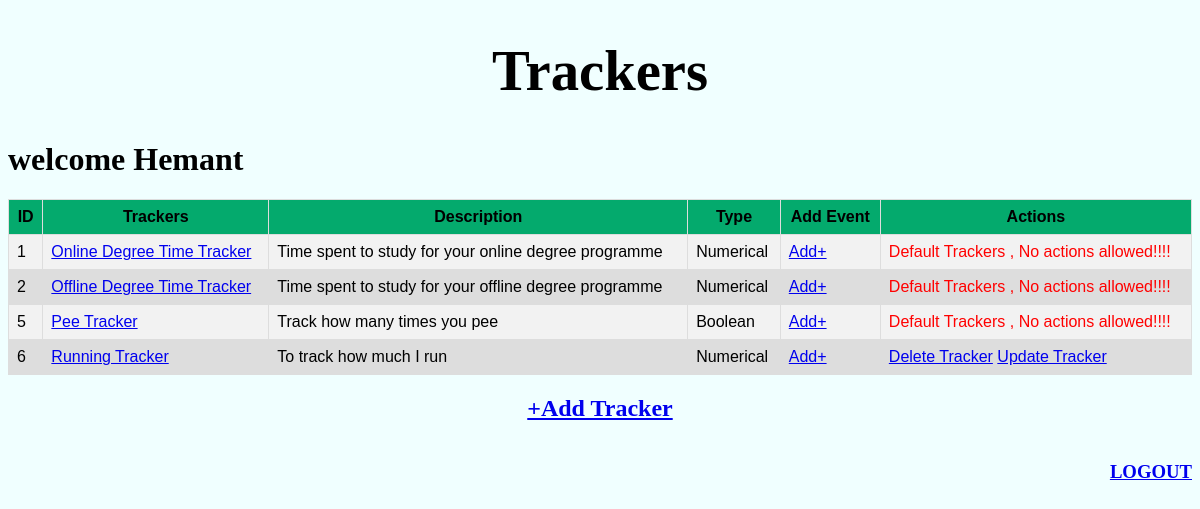
/dashboard/Hemant, run on the app's committed database.
### app.py (models this page shows)
class Username(db.Model):
    __tablename__ = "username"
    id = db.Column(db.Integer, primary_key=True, autoincrement = True)
    username = db.Column(db.String, nullable=False, unique=True)

class Tracker(db.Model):
    __tablename__ = 'trackers'
    id = db.Column(db.Integer, primary_key=True, autoincrement = True)
    Name = db.Column(db.String, nullable=False)
    Description = db.Column(db.String, nullable=False)
    Type = db.Column(db.String, nullable=False)
    username = db.Column(db.String, nullable = False)

### app.py (the view)
@app.route('/dashboard/<username>', methods=['GET', 'POST'])
def dash(username):
    user = Username.query.filter(Username.username == username).first()
    trackers = Tracker.query.all()
    det = Details.query.all()
    return render_template('dashboard.html', trackers = trackers, name = user, det=det)

### templates/dashboard.html (shortened to what this page needs)
<!DOCTYPE html>
<html lang="en">
<head>
</head>
<body style="background-color:azure">
    <div class="head">
        <h1>Trackers</h1>
    </div>
    <h1>welcome {{ name.username }}</h1>
    <table class = "trackers">
        <tr style="background-color: #04AA6D;">
            <th style="text-align:center;">ID</th>
            <th style="text-align:center;">Trackers</th>
            <th style="text-align:center;">Description</th>
            <th style="text-align:center;">Type</th>
            <th style="text-align:center;">Add Event</th>
            <th style="text-align:center;">Actions</th>
        </tr>
        {% for data in trackers %}
        {% if data['username'] == 'admin' %}
        <tr>
            <td>{{ data['id'] }}</td>
            <td><a href="/logdetails/{{ name.username }}/{{ data.Name }}">{{ data['Name'] }}</a></td>
            <td>{{ data['Description'] }}</td>
            <td>{{ data['Type'] }}</td>
            <td>
                <a style="text-align:center;" href="/log/{{ name.username }}/{{ data.Name }}">Add+</a>
            </td>
            <td style="color:red">
                Default Trackers , No actions allowed!!!!
            </td>
        </tr>
        {% endif %}
        {% if data['username'] == name['username'] %}
        <tr>
            <td>{{ data['id'] }}</td>
            <td><a href="/logdetails/{{ name.username }}/{{ data.Name }}">{{ data['Name'] }}</a></td>
            <td>{{ data['Description'] }}</td>
            <td>{{ data['Type'] }}</td>
            <td>
                <a style="text-align:center;" href="/log/{{ name.username }}/{{ data.Name }}">Add+</a>
            </td>
            <td>
                <a href="/trackers/{{ name.username }}/delete/{{ data['id'] }}">Delete Tracker</a>
                <a href="/trackers/{{ name.username }}/update/{{ data['id'] }}">Update Tracker</a>
            </td>
        </tr>
        {% endif %}
        {% endfor %}
        </table>
    <h2 style="text-align:center"><a href="/trackers/add/{{ name['username'] }}">+Add Tracker</a></h2>
    <div class="foot">
        <h3><a href = {{url_for('thanks')}} style="float:right;">LOGOUT</a></h3>
    </div>
</body>
</html>

### templates/dashboard.html (style rules this page uses)
.trackers { font-family: Arial, Helvetica, sans-serif; border-collapse: collapse; width: 100%; border: 1px solid #ddd; padding: 8px; padding-top: 12px; padding-bottom: 12px; text-align: left; color: black; }
td, th { border: 1px solid #ddd; padding: 8px; }
.trackers, tr:nth-child(even) { background-color: #f2f2f2; }
.trackers, tr:hover { background-color: #ddd; }
.head { text-align: center; font-family: 'Times New Roman', Times, serif; font-size: 0.75cm; }
.foot { float: right; }

### data on the page
Username: username "Hemant"
Tracker: id "1", Name "Online Degree Time Tracker", Description "Time spent to study for your online degree programme", Type "Numerical"
Tracker: id "2", Name "Offline Degree Time Tracker", Description "Time spent to study for your offline degree programme", Type "Numerical"
Tracker: id "5", Name "Pee Tracker", Description "Track how many times you pee", Type "Boolean"
Tracker: id "6", Name "Running Tracker", Description "To track how much I run", Type "Numerical"
